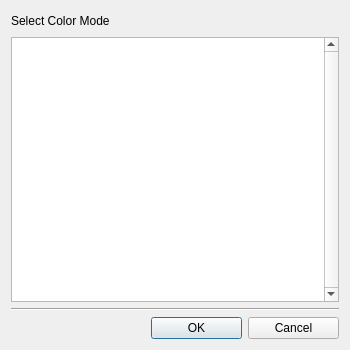
<?xml version="1.0" encoding="UTF-8"?>
<ui version="4.0">
 <class>materialColorMode</class>
 <widget class="QDialog" name="materialColorMode">
  <property name="geometry">
   <rect>
    <x>0</x>
    <y>0</y>
    <width>350</width>
    <height>350</height>
   </rect>
  </property>
  <property name="windowTitle">
   <string>Material Color Mode</string>
  </property>
  <property name="windowIcon">
   <iconset>
    <normaloff>../icons/ve_icon16x16.xpm</normaloff>../icons/ve_icon16x16.xpm</iconset>
  </property>
  <layout class="QGridLayout" name="gridLayout">
   <item row="0" column="0">
    <widget class="QLabel" name="label">
     <property name="text">
      <string>Select Color Mode</string>
     </property>
    </widget>
   </item>
   <item row="0" column="1" colspan="2">
    <spacer name="horizontalSpacer_2">
     <property name="orientation">
      <enum>Qt::Horizontal</enum>
     </property>
     <property name="sizeHint" stdset="0">
      <size>
       <width>188</width>
       <height>20</height>
      </size>
     </property>
    </spacer>
   </item>
   <item row="1" column="0" colspan="3">
    <widget class="QListWidget" name="colorModeList">
     <property name="verticalScrollBarPolicy">
      <enum>Qt::ScrollBarAlwaysOn</enum>
     </property>
    </widget>
   </item>
   <item row="2" column="0" colspan="3">
    <widget class="Line" name="line">
     <property name="orientation">
      <enum>Qt::Horizontal</enum>
     </property>
    </widget>
   </item>
   <item row="3" column="0">
    <spacer name="horizontalSpacer">
     <property name="orientation">
      <enum>Qt::Horizontal</enum>
     </property>
     <property name="sizeHint" stdset="0">
      <size>
       <width>132</width>
       <height>20</height>
      </size>
     </property>
    </spacer>
   </item>
   <item row="3" column="1">
    <widget class="QPushButton" name="okButton">
     <property name="text">
      <string>OK</string>
     </property>
    </widget>
   </item>
   <item row="3" column="2">
    <widget class="QPushButton" name="cancelButton">
     <property name="text">
      <string>Cancel</string>
     </property>
    </widget>
   </item>
  </layout>
 </widget>
 <resources/>
 <connections>
  <connection>
   <sender>cancelButton</sender>
   <signal>clicked(bool)</signal>
   <receiver>materialColorMode</receiver>
   <slot>close()</slot>
   <hints>
    <hint type="sourcelabel">
     <x>185</x>
     <y>331</y>
    </hint>
    <hint type="destinationlabel">
     <x>189</x>
     <y>347</y>
    </hint>
   </hints>
  </connection>
  <connection>
   <sender>okButton</sender>
   <signal>clicked(bool)</signal>
   <receiver>materialColorMode</receiver>
   <slot>close()</slot>
   <hints>
    <hint type="sourcelabel">
     <x>280</x>
     <y>332</y>
    </hint>
    <hint type="destinationlabel">
     <x>280</x>
     <y>345</y>
    </hint>
   </hints>
  </connection>
 </connections>
</ui>
